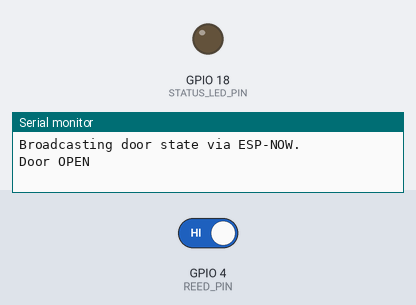
Recording of a sketch running on a simulated ESP32-S3. Parts: output pins drawn as LEDs (lit = HIGH), the last lines printed to the serial monitor. The inputs (shaded band) are chosen by the test bench; at power-on: GPIO 4 (REED_PIN) HIGH.

Above: at 1.4 s.
1.5 s: GPIO 4 (REED_PIN) driven LOW
At 2.5 s:
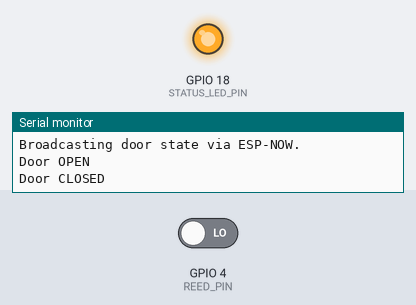
3.0 s: GPIO 4 (REED_PIN) driven HIGH
At 3.7 s:
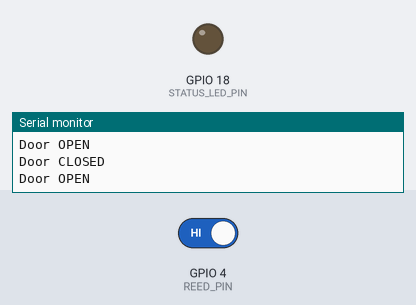
Timing chart, 0 to 6.0 s (numbered marks = the images above; inputs shaded):
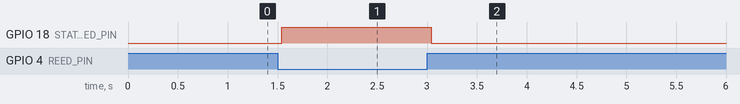

The sketch:

door_sensor_board1.ino
```cpp
/* =====================================================================
   DOOR SENSOR  —  Board 1 of 2
   ESP32-S3-DevKitC-1 (N16R2)  +  reed switch
   ---------------------------------------------------------------------
   Detects door open/closed with a reed switch and broadcasts the state
   to Board 2 (the display) over ESP-NOW. The onboard WS2812 RGB LED shows
   pairing + communication status:
       GREEN  = paired (partner is alive)
       RED    = not paired / link lost
       BLUE   = brief flash on every message sent or received
   An optional external status LED (GPIO 18) is lit while the door is CLOSED.
   ---------------------------------------------------------------------
   Pairing model: AUTO-PAIR. Both boards broadcast and only accept
   packets carrying the same PAIRING_ID. No MAC addresses to configure.
   (See README for how to lock to specific MACs instead.)

   Libraries: none beyond the ESP32 Arduino core (WiFi + ESP-NOW built in).
   Board:     "ESP32S3 Dev Module"  (see README for full IDE settings)
   ===================================================================== */

#include <WiFi.h>
#include <esp_now.h>
#include <esp_wifi.h>
#include "soc/soc.h"            // WRITE_PERI_REG
#include "soc/rtc_cntl_reg.h"  // RTC_CNTL_BROWN_OUT_REG

#define FW_VERSION "1.1"

// ----------------------------- USER CONFIG -----------------------------
#define PAIRING_ID            0x42   // MUST match Board 2. Change both to run multiple pairs nearby.
#define REED_PIN              4      // reed switch: one leg here, other leg to GND (internal pullup used)
#define DOOR_CLOSED_WHEN_LOW  true   // magnet present (door closed) pulls pin LOW. Set false to invert.
#define RGB_LED_PIN           48     // onboard WS2812. If LED never lights, try 38 (DevKitC-1 v1.1).
#define STATUS_LED_PIN        18     // external "door CLOSED" LED  (pin -> ~330R -> LED -> GND)
#define STATUS_LED_ACTIVE_HIGH true  // LED on = door CLOSED. Set false if wired inverted.
#define WIFI_CHANNEL          1      // must match Board 2

const uint32_t HEARTBEAT_MS    = 1500;  // resend current state at least this often
const uint32_t LINK_TIMEOUT_MS = 5000;  // no reply within this -> link considered down
const uint32_t DEBOUNCE_MS     = 40;    // reed switch debounce window
const uint32_t BLINK_MS        = 90;    // comms-flash duration
// -----------------------------------------------------------------------

static uint8_t broadcastMac[6] = {0xFF,0xFF,0xFF,0xFF,0xFF,0xFF};

// Wire message — identical struct on BOTH boards.
typedef struct __attribute__((packed)) {
  uint8_t  pairId;    // shared pairing id
  uint8_t  msgType;   // 0 = door state (sensor -> display), 1 = ack/heartbeat (display -> sensor)
  uint8_t  doorOpen;  // 1 = open, 0 = closed  (valid when msgType == 0)
  uint32_t seq;       // sequence counter (debug)
} Msg;

// --- runtime state ---
volatile uint32_t lastRxMs = 0;     // last time we heard the partner (an ack/heartbeat)
uint32_t lastTxMs    = 0;
uint32_t lastBlinkMs = 0;
uint32_t seqCounter  = 0;

bool doorStateValid  = false;
bool lastDoorOpen    = false;

int      reedStable   = -1;         // debounced level
int      reedLastRead = -1;
uint32_t reedChangeMs = 0;

// --- onboard RGB LED (neopixelWrite is built into the ESP32 core) ---
inline void led(uint8_t r, uint8_t g, uint8_t b) { neopixelWrite(RGB_LED_PIN, r, g, b); }

inline bool linkUp() { return (millis() - lastRxMs) < LINK_TIMEOUT_MS; }

void sendDoorState(bool open) {
  Msg m;
  m.pairId   = PAIRING_ID;
  m.msgType  = 0;
  m.doorOpen = open ? 1 : 0;
  m.seq      = ++seqCounter;
  esp_now_send(broadcastMac, (const uint8_t *)&m, sizeof(m));
  lastTxMs    = millis();
  lastBlinkMs = millis();            // flash on TX
}

// ESP-NOW receive callback — signature changed in core 3.x.
#if defined(ESP_ARDUINO_VERSION_MAJOR) && ESP_ARDUINO_VERSION_MAJOR >= 3
void onDataRecv(const esp_now_recv_info_t *info, const uint8_t *data, int len) {
#else
void onDataRecv(const uint8_t *mac, const uint8_t *data, int len) {
#endif
  if (len != sizeof(Msg)) return;
  Msg m;
  memcpy(&m, data, sizeof(m));
  if (m.pairId != PAIRING_ID) return;      // ignore other pairs / stray traffic
  if (m.msgType == 1) {                     // ack / heartbeat from the display board
    lastRxMs    = millis();
    lastBlinkMs = millis();                 // flash on RX
  }
}

void setup() {
  // Brownout fix: disable the detector before the WiFi radio powers up, so the
  // power-on current dip can't reset the board mid-boot (the "only red LED, does
  // nothing" symptom in USER_GUIDE). Blunt — it turns off low-voltage protection;
  // ponytail: a bulk cap on 3V3 is the proper hardware fix, this makes marginal
  // supplies (thin cable / weak charger) start reliably without one.
  WRITE_PERI_REG(RTC_CNTL_BROWN_OUT_REG, 0);

  Serial.begin(115200);
  delay(200);
  pinMode(REED_PIN, INPUT_PULLUP);
  pinMode(STATUS_LED_PIN, OUTPUT);
  digitalWrite(STATUS_LED_PIN, STATUS_LED_ACTIVE_HIGH ? LOW : HIGH);  // off until door state is known
  led(40, 0, 0);                            // start RED (not yet paired)

  WiFi.mode(WIFI_STA);
  WiFi.disconnect();
  esp_wifi_set_channel(WIFI_CHANNEL, WIFI_SECOND_CHAN_NONE);

  if (esp_now_init() != ESP_OK) {
    Serial.println("ESP-NOW init failed — restarting");
    delay(1000);
    ESP.restart();
  }
  esp_now_register_recv_cb(onDataRecv);   // no send callback: link is tracked via received heartbeats

  esp_now_peer_info_t peer = {};
  memcpy(peer.peer_addr, broadcastMac, 6);
  peer.channel = WIFI_CHANNEL;
  peer.encrypt = false;
  esp_now_add_peer(&peer);

  Serial.print("Door SENSOR v" FW_VERSION " ready. This board's MAC: ");
  Serial.println(WiFi.macAddress());
  Serial.println("Broadcasting door state via ESP-NOW.");
}

void loop() {
  const uint32_t now = millis();

  // ---- debounce the reed switch ----
  int raw = digitalRead(REED_PIN);
  if (raw != reedLastRead) { reedLastRead = raw; reedChangeMs = now; }
  if ((now - reedChangeMs) > DEBOUNCE_MS && raw != reedStable) {
    reedStable  = raw;
    bool closed = DOOR_CLOSED_WHEN_LOW ? (reedStable == LOW) : (reedStable == HIGH);
    bool open   = !closed;
    if (!doorStateValid || open != lastDoorOpen) {
      lastDoorOpen   = open;
      doorStateValid = true;
      sendDoorState(open);                 // report immediately on change
      Serial.printf("Door %s\n", open ? "OPEN" : "CLOSED");
    }
  }

  // ---- periodic heartbeat so the display always knows we're alive ----
  if (doorStateValid && (now - lastTxMs) > HEARTBEAT_MS) {
    sendDoorState(lastDoorOpen);
  }

  // ---- external status LED: lit while the door is CLOSED ----
  bool closedNow  = doorStateValid && !lastDoorOpen;
  bool statusLit  = STATUS_LED_ACTIVE_HIGH ? closedNow : !closedNow;
  digitalWrite(STATUS_LED_PIN, statusLit ? HIGH : LOW);

  // ---- onboard LED: link + comms indicator ----
  if ((now - lastBlinkMs) < BLINK_MS)      led(0, 0, 70);   // comms flash (blue)
  else if (linkUp())                       led(0, 45, 0);   // paired (green)
  else                                     led(45, 0, 0);   // not paired (red)

  delay(5);
}
```

Measured:
- after the input at 1.5 s, GPIO 18 (STATUS_LED_PIN): LOW → HIGH at once
- after the input at 3.0 s, GPIO 18 (STATUS_LED_PIN): HIGH → LOW at once
